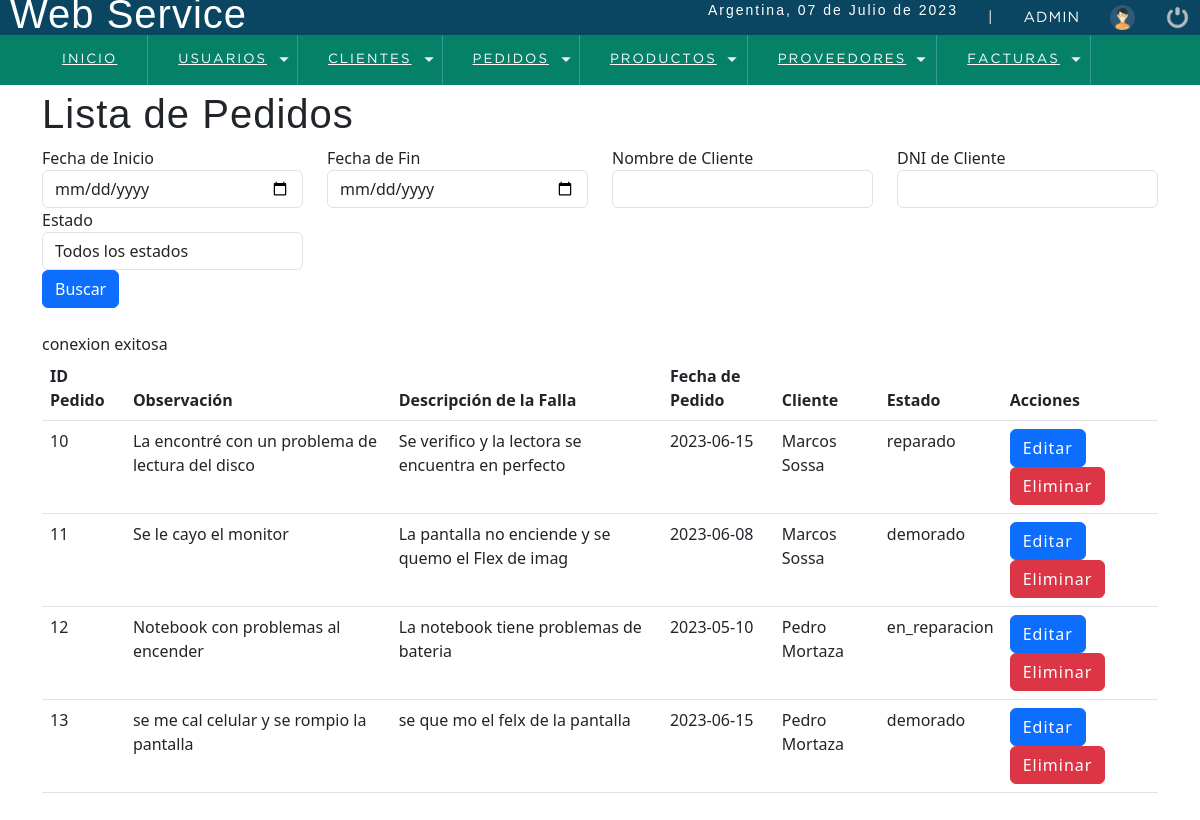
Screenshot of /sistema/listaPedido.php (signed in) with the database file from the repository.
### tables this page shows
CREATE TABLE `pedido` (
  `id_pedido` int(11) NOT NULL,
  `observacion` varchar(50) DEFAULT NULL,
  `desc_falla` varchar(50) DEFAULT NULL,
  `fecha` date DEFAULT NULL,
  `id_cliente` int(11) DEFAULT NULL,
  `estado` varchar(15) DEFAULT NULL,
  `id_administrador` int(11) NOT NULL
);

CREATE TABLE `cliente` (
  `id_cliente` int(11) NOT NULL,
  `dni` int(15) DEFAULT NULL,
  `nombre` varchar(50) DEFAULT NULL,
  `telefono` varchar(20) DEFAULT NULL,
  `direccion` varchar(100) DEFAULT NULL
);

### sistema/includes/functions.php (called while the page is built, shortened)
<?php
	function fechaC(){
		$mes = array("","Enero",
					  "Febrero",
					  "Marzo",
					  "Abril",
					  "Mayo",
					  "Junio",
					  "Julio",
					  "Agosto",
					  "Septiembre",
					  "Octubre",
					  "Noviembre",
					  "Diciembre");
		return date('d')." de ". $mes[date('n')] . " de " . date('Y');
	}
 ?>

### sistema/listaPedido.php (the view, shortened to what this page needs)
<!DOCTYPE html>
<html lang="en">
<head>
    <?php include "includes/scripts.php"; ?>
</head>
<body>
    <?php include "includes/header.php"; ?>
    <section id="container">
        <div class="container">
            <h1>Lista de Pedidos</h1>
            <form action="" method="GET" class="mb-4">
                <div class="row">
                    <div class="col-md-3">
                        <div class="form-group">
                            <label for="fecha_inicio">Fecha de Inicio</label>
                            <input type="date" name="fecha_inicio" id="fecha_inicio" class="form-control">
                        </div>
                    </div>
                    <div class="col-md-3">
                        <div class="form-group">
                            <label for="fecha_fin">Fecha de Fin</label>
                            <input type="date" name="fecha_fin" id="fecha_fin" class="form-control">
                        </div>
                    </div>
                    <div class="col-md-3">
                        <div class="form-group">
                            <label for="nombre">Nombre de Cliente</label>
                            <input type="text" name="nombre" id="nombre" class="form-control">
                        </div>
                    </div>
                    <div class="col-md-3">
                        <div class="form-group">
                            <label for="dni">DNI de Cliente</label>
                            <input type="text" name="dni" id="dni" class="form-control">
                        </div>
                    </div>
                    <div class="col-md-3">
                        <div class="form-group">
                            <label for="estado">Estado</label>
                            <select name="estado" id="estado" class="form-control">
                                <option value="">Todos los estados</option>
                            </select>
                        </div>
                    </div>
                </div>
                <button type="submit" class="btn btn-primary">Buscar</button>
            </form>
            <table class="table">
                <thead>
                    <tr>
                        <th>ID Pedido</th>
                        <th>Observación</th>
                        <th>Descripción de la Falla</th>
                        <th>Fecha de Pedido</th>
                        <th>Cliente</th>
                        <th>Estado</th>
                        <th>Acciones</th>
                    </tr>
                </thead>
                <tbody>
                    <?php
                    include "../conexion.php";
                    $query = "SELECT Pedido.id_pedido, Pedido.observacion, Pedido.desc_falla, Pedido.fecha, Cliente.nombre AS cliente_nombre, Pedido.estado FROM Pedido INNER JOIN Cliente ON Pedido.id_cliente = Cliente.id_cliente WHERE 1";
                    $resultado = mysqli_query($conexion, $query);
                    while($row = mysqli_fetch_assoc($resultado)){
                        ?>
                        <tr>
                            <td><?php echo $row['id_pedido']; ?></td>
                            <td><?php echo $row['observacion']; ?></td>
                            <td><?php echo $row['desc_falla']; ?></td>
                            <td><?php echo $row['fecha']; ?></td>
                            <td><?php echo $row['cliente_nombre']; ?></td>
                            <td><?php echo $row['estado']; ?></td>
                            <td>
                                <a href="editarPedido.php?id=<?php echo $row['id_pedido']; ?>" class="btn btn-primary">Editar</a>
                                <a href="eliminarPedido.php?id=<?php echo $row['id_pedido']; ?>" class="btn btn-danger">Eliminar</a>
                            </td>
                        </tr>
                        <?php
                    }
                    ?>
                </tbody>
            </table>
        </div>
    </section>
</body>
</html>

### sistema/includes/scripts.php (shortened to what this page needs)
<link rel="stylesheet" type="text/css" href="css/style.css">
<link rel="stylesheet" href="https://cdnjs.cloudflare.com/ajax/libs/font-awesome/5.15.3/css/all.min.css" />
<link href="https://cdn.jsdelivr.net/npm/bootstrap@5.3.0/dist/css/bootstrap.min.css" rel="stylesheet">
<?php include "functions.php";?>

### sistema/includes/header.php (shortened to what this page needs)
<header>
    <div class="header">
        <h1>Web Service</h1>
        <div class="optionsBar">
            <p>Argentina, <?php echo fechaC();?></p>
            <span>|</span>
            <span class="user"><?php echo $_SESSION['user']; ?></span>
            <img class="photouser" src="img/user.png" alt="Usuario">
            <a href="salir.php"><img class="close" src="img/salir.png" alt="Salir del sistema" title="Salir"></a>
        </div>
    </div>
    <?php include "nav.php"; ?>
</header>

### sistema/includes/nav.php (shortened to what this page needs)
<nav>
			<ul>
				<li><a href="#">Inicio</a></li>
				<li class="principal">
					<a href="#">Usuarios</a>
				</li>
				<li class="principal">
					<a href="#">Clientes</a>
				</li>
				<li class="principal">
					<a href="#">Pedidos</a>
				</li>
				<li class="principal">
					<a href="#">Productos</a>
				</li>
				<li class="principal">
					<a href="#">Proveedores</a>
				</li>
				<li class="principal">
					<a href="#">Facturas</a>
				</li>
			</ul>
		</nav>

### sistema/css/style.css (style rules this page uses)
* { margin: 0; padding: 0; box-sizing: border-box; }
body { background: #ededed; }
h1, h2, h3, h4, h5, h6 { font-family: 'arial'; font-weight: bold; letter-spacing: 1px; }
h1 { font-size: 26px; }
p { font-family: 'arial'; letter-spacing: 2px; font-size: 14px; line-height: 20px; }
a { text-decoration: none; font-family: arial; letter-spacing: 1px; }
span { font-family: 'GothamBook'; letter-spacing: 1px; font-size: 14px; line-height: 20px; }
header { position: fixed; width: 100%; }
.header { color: #FFF; background: #0a4661; height: 35px; display: -webkit-flex; display: -moz-flex; display: -ms-flex; display: -o-flex; display: flex; justify-content: space-between; align-items: center; padding: 10px; }
.optionsBar { display: -webkit-flex; display: -moz-flex; display: -ms-flex; display: -o-flex; display: flex; justify-content: center; align-items: center; }
.optionsBar span { color: #FFF; font-size: 11pt; font-family: 'GothamBook'; text-transform: uppercase; margin-left: 30px; }
.photouser { margin-left: 30px; width: 25px; height: 25px; }
.close { width: 25px; height: 25px; }
.optionsBar a { display: -webkit-flex; display: -moz-flex; display: -ms-flex; display: -o-flex; display: flex; margin-left: 30px; }
nav ul { background: #058167; list-style: none; display: -webkit-flex; display: -moz-flex; display: -ms-flex; display: -o-flex; display: flex; justify-content: left; align-items: center; }
nav ul > li a { position: relative; }
nav a { color: #FFF; display: block; font-size: 10pt; font-family: 'GothamBook'; padding: 15px 30px; text-transform: uppercase; letter-spacing: 2px; transition: background .5s; border-right: 1px solid #319B8F; }
nav .principal > a { background: url(../images/arrow_bottom.png) no-repeat; background-position-x: 0%; background-position-y: 0%; background-size: auto auto; background-position: 94% center; background-size: 10px; }
#container { padding: 90px 15px 15px; }

### rows the page displays
pedido: id_pedido "10", observacion "La encontré con un problema de lectura del disco", desc_falla "Se verifico y la lectora se encuentra en perfecto", fecha "2023-06-15", id_cliente.nombre "Marcos Sossa", estado "reparado"
pedido: id_pedido "11", observacion "Se le cayo el monitor", desc_falla "La pantalla no enciende y se quemo el Flex de imag", fecha "2023-06-08", id_cliente.nombre "Marcos Sossa", estado "demorado"
pedido: id_pedido "12", observacion "Notebook con problemas al encender", desc_falla "La notebook tiene problemas de bateria", fecha "2023-05-10", id_cliente.nombre "Pedro Mortaza", estado "en_reparacion"
pedido: id_pedido "13", observacion "se me cal celular y se rompio la pantalla", desc_falla "se que mo el felx de la pantalla", fecha "2023-06-15", id_cliente.nombre "Pedro Mortaza", estado "demorado"

### other values shown
fechaC() "07 de Julio de 2023"
$_SESSION['user'] "ADMIN"
